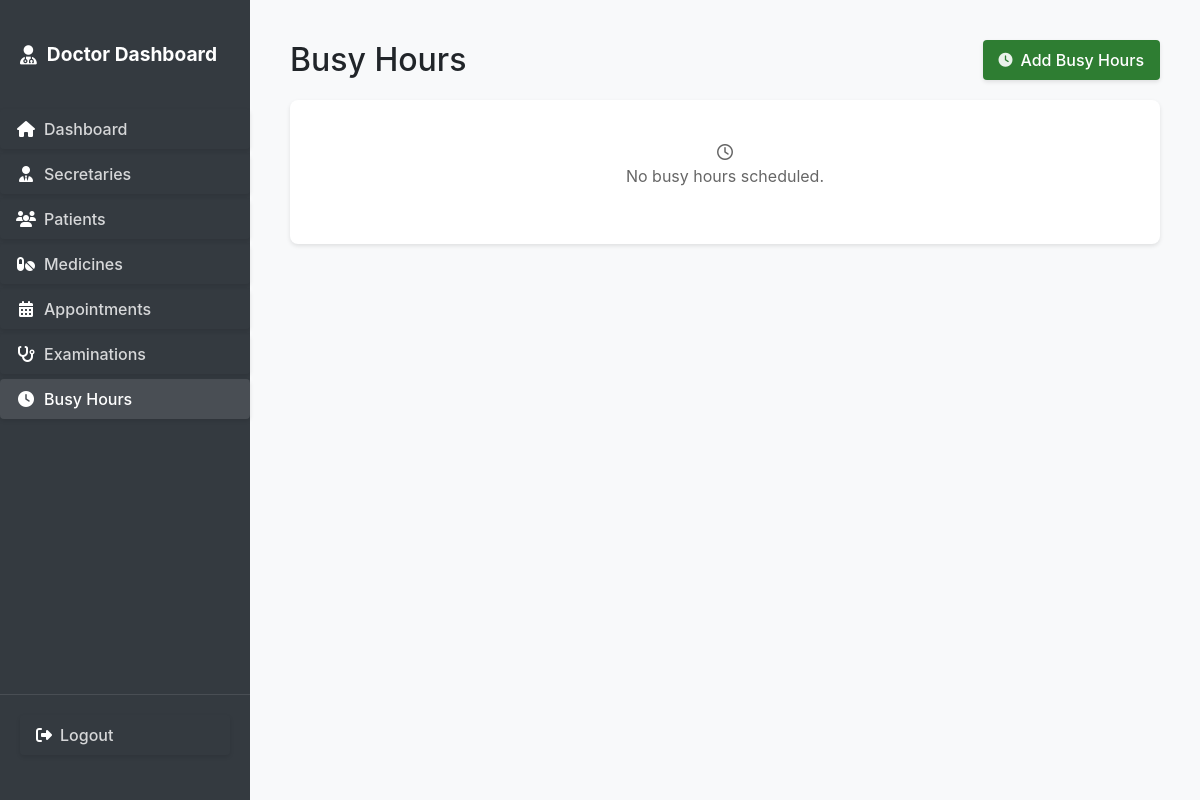
/doctor/busy-hours/ (signed in), run on an earlier commit of the app's database.
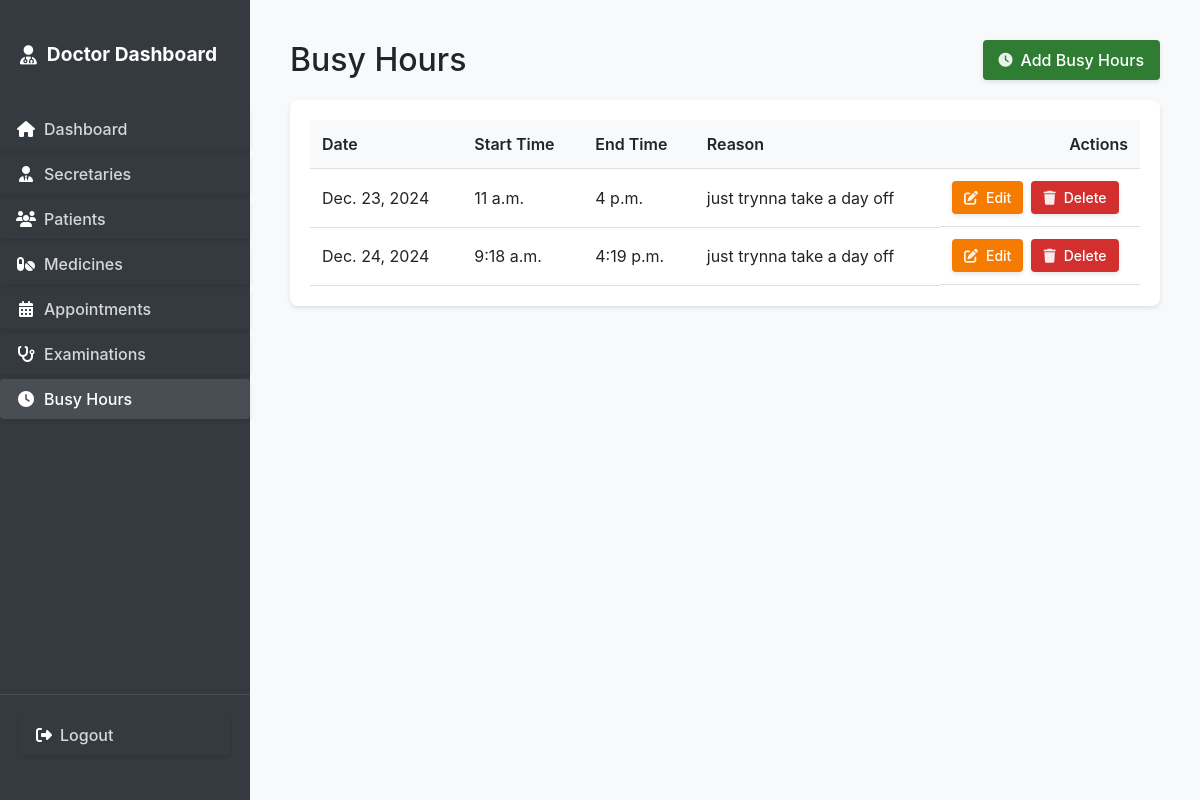
And on a later commit of the database.
### secretary_dash/models.py (models this page shows, shortened)
class BusyHours(models.Model):
    date = models.DateField()
    start_time = models.TimeField()
    end_time = models.TimeField()
    reason = models.CharField(max_length=200)
    created_at = models.DateTimeField(auto_now_add=True)
    class Meta:
        verbose_name = "Busy Hours"
        verbose_name_plural = "Busy Hours"
        ordering = ['date', 'start_time']

### secretary_dash/views.py (the view)
# urls.py: path('doctor/busy-hours/', views.busy_hours_list, name='busy_hours_list'),
@login_required
@user_passes_test(is_doctor)
def busy_hours_list(request):
    busy_hours = BusyHours.objects.all().order_by('date', 'start_time')
    return render(request, 'secretary_dash/doctor/busy_hours_list.html', {'busy_hours': busy_hours})

### secretary_dash/auth.py (called while the page is built)
    def get_user(self, user_id):
        UserModel = get_user_model()
        try:
            return UserModel.objects.get(pk=user_id)
        except UserModel.DoesNotExist:
            return None

### secretary_dash/views.py (called while the page is built)
def is_doctor(user):
    return user.is_superuser

### templates/secretary_dash/doctor/busy_hours_list.html (shortened to what this page needs)
{% extends 'secretary_dash/common/table_base.html' %}
{% block page_title %}Busy Hours{% endblock %}
{% block header_actions %}
<a href="{% url 'secretary_dash:busy_hours_create' %}" class="btn btn-add">
    <i class="fas fa-clock"></i>
    <span>Add Busy Hours</span>
</a>
{% endblock %}
{% block table_content %}
{% if busy_hours %}
    <table>
        <thead>
            <tr>
                <th>Date</th>
                <th>Start Time</th>
                <th>End Time</th>
                <th>Reason</th>
                <th class="actions-column">Actions</th>
            </tr>
        </thead>
        <tbody>
            {% for busy in busy_hours %}
                <tr>
                    <td>{{ busy.date }}</td>
                    <td>{{ busy.start_time }}</td>
                    <td>{{ busy.end_time }}</td>
                    <td>{{ busy.reason|default:"-" }}</td>
                    <td class="actions">
                        <a href="{% url 'secretary_dash:busy_hours_edit' busy.id %}" class="btn btn-edit btn-sm">
                            <i class="fas fa-edit"></i>
                            <span>Edit</span>
                        </a>
                        <form method="post" action="{% url 'secretary_dash:busy_hours_delete' busy.id %}" style="display: inline;">
                            <button type="submit" class="btn btn-delete btn-sm" onclick="return confirm('Are you sure you want to delete these busy hours?');">
                                <i class="fas fa-trash"></i>
                                <span>Delete</span>
                            </button>
                        </form>
                    </td>
                </tr>
            {% endfor %}
        </tbody>
    </table>
{% else %}
    <div class="no-data">
        <i class="far fa-clock"></i>
        <p>No busy hours scheduled.</p>
    </div>
{% endif %}
{% endblock %}

What changed in the data, as far as the page shows it:
added BusyHours: date "Dec. 23, 2024", start_time "11 a.m.", end_time "4 p.m.", reason "just trynna take a day off"
added BusyHours: date "Dec. 24, 2024", start_time "9:18 a.m.", end_time "4:19 p.m.", reason "just trynna take a day off"
Also different on the page:
text no longer shown: "No busy hours scheduled."
text now shown: "Date Start Time End Time Reason Actions"
